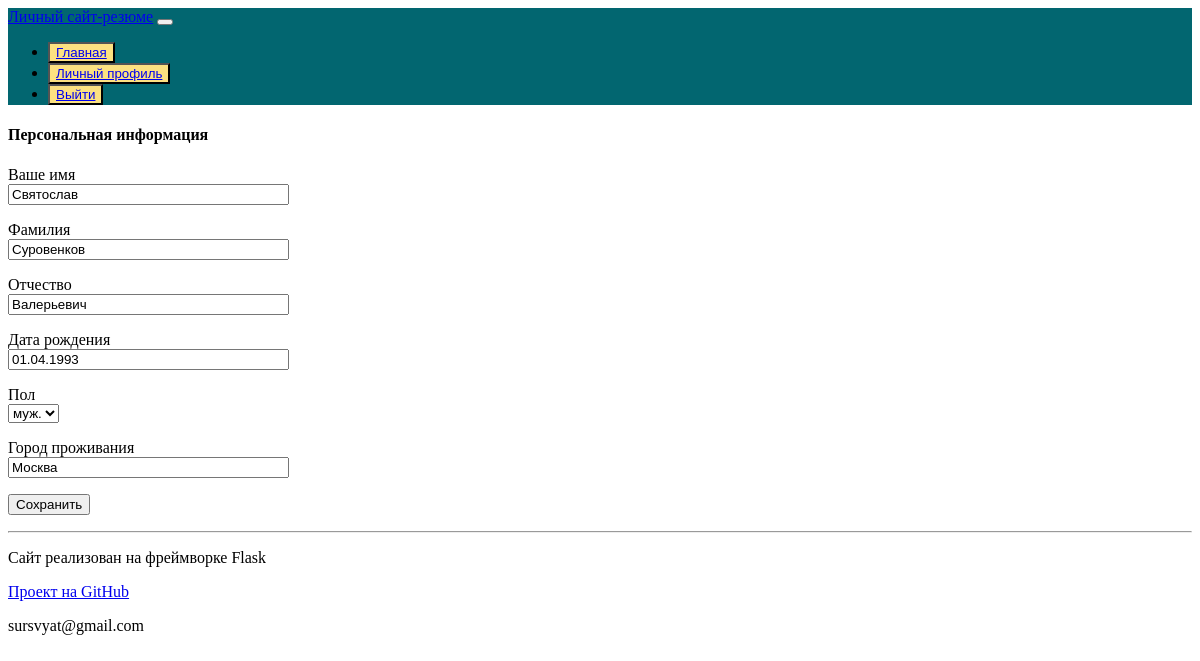
The page /edit_personal_information (signed in) on the database its author committed.
### app/models.py (models this page shows)
class ResumeBasicInformation(db.Model):
    id = db.Column(db.Integer, primary_key=True)
    first_name = db.Column(db.String(64))
    surname = db.Column(db.String(64))
    patronymic = db.Column(db.String(64))
    date_of_birth = db.Column(db.String(64))
    gender = db.Column(db.String(64))
    city_of_residence = db.Column(db.String(64))
    phone_number = db.Column(db.String(64))
    email = db.Column(db.String(128))
    link_social_network = db.Column(db.String(128))
    comment_link_social_network = db.Column(db.String(500))
    additional_link_social_network = db.Column(db.String(128))
    additional_comment_link_social_network = db.Column(db.String(500))
    desired_position = db.Column(db.String(128))
    comment_desired_position = db.Column(db.String(500))
    salary = db.Column(db.String(64))
    employment = db.Column(db.String(64))
    work_schedule = db.Column(db.String(64))
    timestamp = db.Column(db.DateTime, index=True, default=datetime.utcnow)
    user_id = db.Column(db.Integer, db.ForeignKey('user.id'))

### app/routes.py (the view)
@app.route('/edit_personal_information', methods=['GET', 'POST'])
@login_required
def edit_personal_information():
    form = PersonalInformationForm()
    person_inform = ResumeBasicInformation.query.filter_by(user_id=current_user.id).first_or_404()
    if form.validate_on_submit():
        person_inform.first_name = form.first_name.data
        person_inform.surname = form.surname.data
        person_inform.patronymic = form.patronymic.data
        person_inform.date_of_birth = form.date_of_birth.data
        person_inform.gender = form.gender.data
        person_inform.city_of_residence = form.city_of_residence.data
        db.session.commit()
        flash('Персональная информация изменена.')
        return redirect(url_for('resume', username=current_user.username))
    elif request.method == 'GET':
        form.first_name.data = person_inform.first_name
        form.surname.data = person_inform.surname
        form.patronymic.data = person_inform.patronymic
        form.date_of_birth.data = person_inform.date_of_birth
        form.gender.data = person_inform.gender
        form.city_of_residence.data = person_inform.city_of_residence
    return render_template('edit_personal_information.html', title='Персональная информация', form=form)

### app/forms.py
class PersonalInformationForm(FlaskForm):
    first_name = StringField('Ваше имя', validators=[DataRequired()])
    surname = StringField('Фамилия', validators=[DataRequired()])
    patronymic = StringField('Отчество', validators=[DataRequired()])
    date_of_birth = StringField('Дата рождения') # DateField format='%d-%m-%y'
    gender = SelectField('Пол', choices=[('мужчина', 'муж.'), ('женщина', 'жен.')])
    city_of_residence = StringField('Город проживания', validators=[DataRequired()])
    submit = SubmitField('Сохранить')

### app/models.py (called while the page is built)
@login.user_loader
def load_user(id):
    return User.query.get(int(id))

### app/routes.py (called while the page is built)
@app.before_request
def before_request():
    if current_user.is_authenticated:
        current_user.last_seen = datetime.now() #strftime("%d.%m.%Y-%H:%M:%S")
        db.session.commit()

### app/templates/edit_personal_information.html (shortened to what this page needs)
{% extends "base.html" %}
{% block content %}
    <div class="container text-center mt-5 pt-3">
        <h4 class="mt-5">Персональная информация</h4>
        <form action="" method="post">
            <p>
                {{ form.first_name.label }}<br>
                {{ form.first_name(size=32) }}<br>
            </p>
            <p>
                {{ form.surname.label }}<br>
                {{ form.surname(size=32) }}<br>
            </p>
            <p>
                {{ form.patronymic.label }}<br>
                {{ form.patronymic(size=32) }}<br>
            </p>
            <p>
                {{ form.date_of_birth.label }}<br>
                {{ form.date_of_birth(size=32) }}<br>
            </p>
            <p>
                {{ form.gender.label }}<br>
                {{ form.gender }}
                <br>
            </p>
            <p>
                {{ form.city_of_residence.label }}<br>
                {{ form.city_of_residence(size=32) }}<br>
            </p>
            <p>{{ form.submit() }}</p>
        </form>
    </div>
{% endblock %}

### app/static/css/main.css (style rules this page uses)
html,body { height: 100%; }

### rows shown on the page
ResumeBasicInformation: first_name "Святослав", surname "Суровенков", patronymic "Валерьевич", date_of_birth "01.04.1993", gender "муж.", city_of_residence "Москва"
